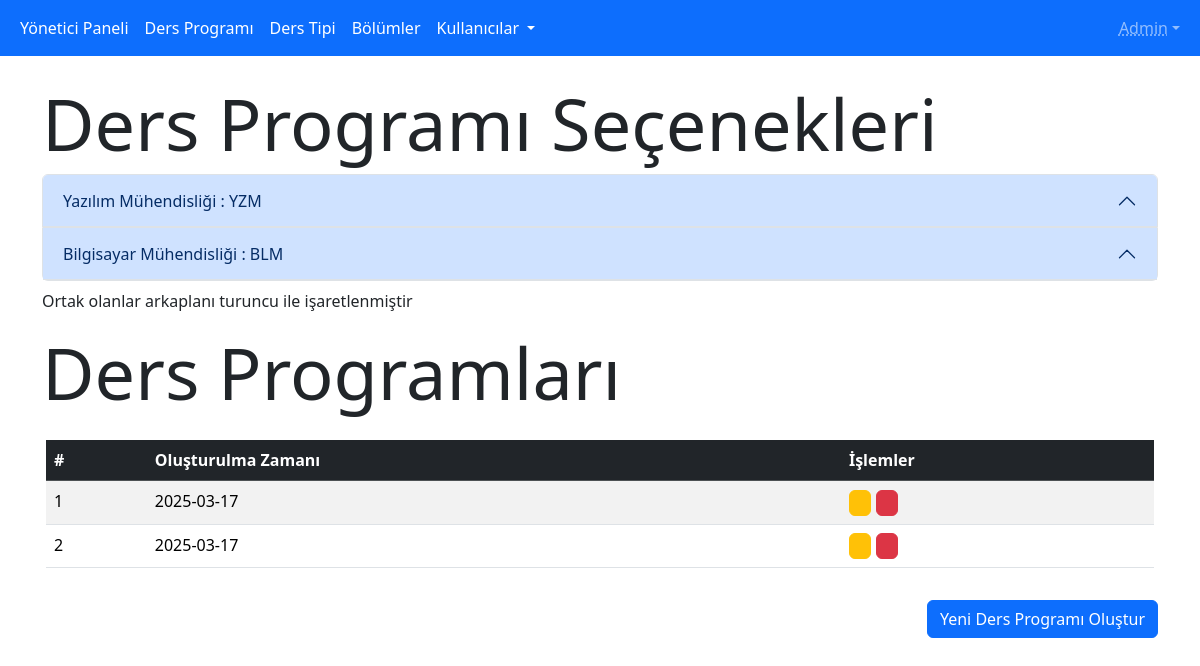
The page /dashboard/ (signed in) on the database its author committed.
### website/models.py (models this page shows)
class BaseModel(Model):
    class Meta:
        database = db

class Department(BaseModel):
    name = CharField(max_length=255)
    short_name = CharField(max_length=5, unique=True)
    max_hour = IntegerField()
    class Meta:
        table_name = 'departments'

class Syllabus(BaseModel):
    excel_folder = CharField(null=True)
    created_at = DateField(default=date.today)
    class Meta:
        table_name = 'syllabuses'

### website/dashboard.py (the view)
@dashboard.route('/')
def index(): # Anasayfa ve bazı verilerin gösterileceği kısım
    departments = Department.select()
    for department in departments:
        department.is_options_set = [False, False, False, False]
        for option in SyllabusOptions.select(SyllabusOptions.grade).where(SyllabusOptions.department == department).distinct():
            department.is_options_set[option.grade-1] = True
    syllabus_options = SyllabusOptions.select()
    syllabuses = Syllabus.select()
    return render_template('syllabus/index.html', departments=departments, enumerate=enumerate, syllabus_options=syllabus_options, SyllabusOptions=SyllabusOptions, syllabuses=syllabuses, str=str)

### website/__init__.py (called while the page is built)
def create_app() -> Flask:
    app = Flask(__name__)
    app.secret_key = "B1zdkpOQ3AbJBvSaJrlCWMITM1uQwwmIbTImjIRFGkSr74J1TDp6J3Yzzl4a3Qgq96vMNf0hSSD0fouM"
    app.config['ROOT_URL'] = Path(__file__).parent.parent
    print(f"Proje {app.config['ROOT_URL']} dizininde çalıştırılıyor")
    @app.before_request
    def login_required():
        if not ((session.get('id', None)) or
                (request.endpoint and request.endpoint in ('auth.login', 'static'))):
            flash('Önce Giriş Yapın', 'danger'),
            return redirect(url_for('auth.login', next=request.url))
    app.register_blueprint(auth, url_prefix='/auth')
    app.register_blueprint(dashboard, url_prefix='/dashboard')
    app.register_blueprint(website)
    return app

### website/dashboard.py (called while the page is built)
@dashboard.before_request
def before_request():
    if session.get('type', 0) != 2:
        flash("Yönetici değilsiniz!", "danger")
        return redirect(url_for('auth.login'))

### website/templates/dashboard/syllabus/index.html (shortened to what this page needs)
{% extends "dashboard/layout.html" %}
{% block content %}
    <h2 class="display-2">Ders Programı Seçenekleri</h2>
    <div class="accordion my-2" id="deparments_acordion">
        {% for department in departments %}
        	  <div class="accordion-item">
                <h2 class="accordion-header">
                  <button class="accordion-button" type="button" data-bs-toggle="collapse" data-bs-target="#{{ department.short_name }}" aria-expanded="true" aria-controls="collapseOne">
                    {{ department.name }} : {{ department.short_name }}
                  </button>
                </h2>
              </div>
        {% endfor %}
    </div>
    <p class="p">Ortak olanlar arkaplanı turuncu ile işaretlenmiştir</p>
    <h2 class="display-2">Ders Programları</h2>
            <div class="row justify-content-center">
            <div class="w-100 p-0">
                <div class="table-container p-3 bg-white overflow-y-auto w-100">
                    <table class="table table-striped table-hover">
                        <thead class="table-dark">
                            <tr>
                                <th>#</th>
                                <th>Oluşturulma Zamanı</th>
                                <th>İşlemler</th>
                            </tr>
                        </thead>
                        <tbody>
                            {% for syllabus in syllabuses  %}
                                <tr>
                                    <td>{{ syllabus.id }}</td>
                                    <td>{{ syllabus.created_at }}</td>
                                    <td>
                                        <a href="{{ url_for('dashboard.syllabus_view', id=syllabus.id) }}" class="btn btn-warning px-1 py-0">
                                            <i class="bi bi-eye text-light"></i>
                                        </a>
                                        <a href="{{ url_for('dashboard.syllabus_delete', id=syllabus.id) }}" class="btn btn-danger px-1 py-0">
                                            <i class="bi bi-x-lg text-light"></i>
                                        </a>
                                    </td>
                                </tr>
                            {% endfor %}
                        </tbody>
                    </table>
                </div>
            </div>
        </div>
    <a href="{{ url_for('dashboard.syllabus_create') }}" class="btn btn-primary float-end">Yeni Ders Programı Oluştur</a>
{% endblock %}

### rows shown on the page
Department: name "Yazılım Mühendisliği", short_name "YZM"
Department: name "Bilgisayar Mühendisliği", short_name "BLM"
Syllabus: id "1", created_at "2025-03-17"
Syllabus: id "2", created_at "2025-03-17"

### other values the page prints
{{ session['name'] }} "Admin"
